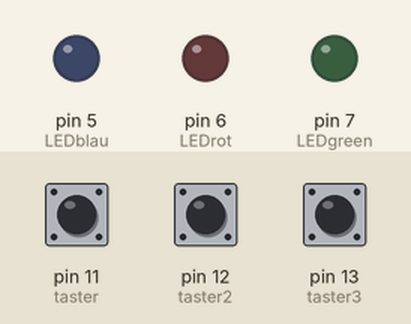
Simulated run of this sketch. Board: Arduino Uno, built with avr-gcc and run on an emulated ATmega328P. Parts: output pins drawn as LEDs (lit = HIGH). Dashed ring = blinking. Inputs (shaded band) come from the test bench; at power-on: pin 11 (taster) LOW, pin 12 (taster2) LOW, pin 13 (taster3) LOW.

Above: at 1.2 s.
1.3 s: pin 11 (taster) pulled HIGH for 1 s
At 1.48 s:
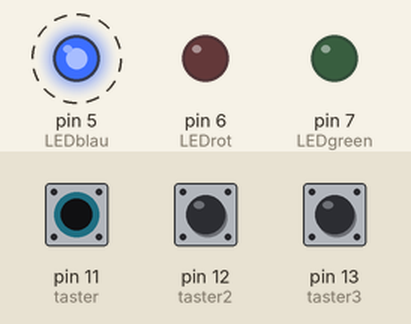
3.8 s: pin 12 (taster2) pulled HIGH for 3.2 s
At 7.3 s:
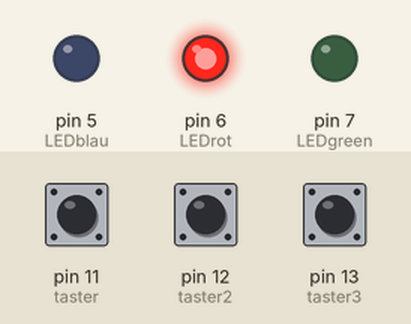
8.5 s: pin 13 (taster3) pulled HIGH for 0.15 s
At 9.6 s:
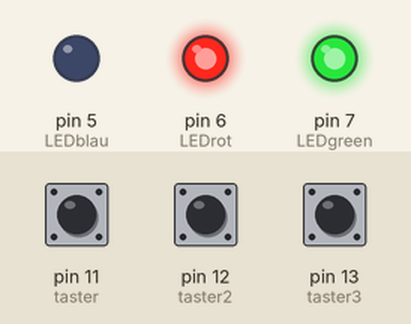
10.1 s: pin 11 (taster) pulled HIGH for 0.15 s
At 10.28 s:
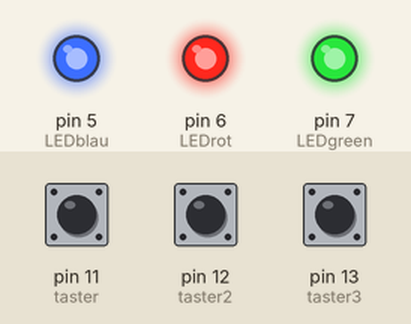
13.1 s: pin 11 (taster) pulled HIGH for 3.2 s
17.8 s: pin 12 (taster2) pulled HIGH for 1 s
At 19.4 s:
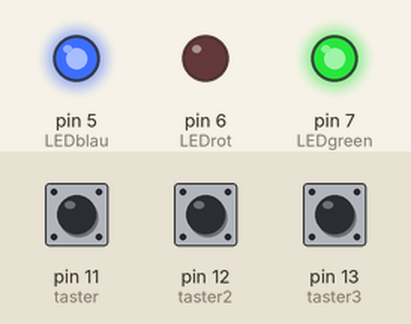
Timing chart, 0 to 20.9 s (numbered marks = the images above; inputs shaded):
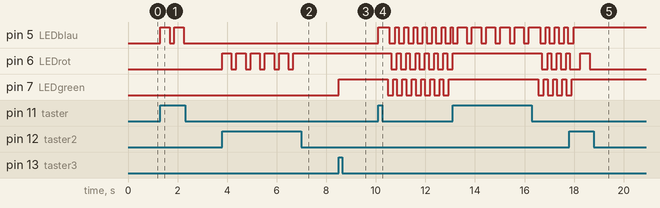

Measured:
- after the input at 1.3 s, pin 5 (LEDblau): alternates HIGH for 0.38 s and LOW for 0.20 s, 4 changes in all, then stays LOW, starting at once
- after the input at 3.8 s, pin 6 (LEDrot): alternates HIGH for 0.38 s and LOW for 0.20 s, 11 changes in all, then stays HIGH, starting at once
- after the input at 8.5 s, pin 7 (LEDgreen): LOW → HIGH at once
- after the input at 10.1 s, pin 5 (LEDblau): LOW → HIGH at once, then repeats every 0.38 s: LOW 0.23 s, HIGH 0.15 s; pin 6 (LEDrot): alternates HIGH for 0.15 s and LOW for 0.23 s, starting after 0.53 s; pin 7 (LEDgreen): alternates HIGH for 0.15 s and LOW for 0.23 s, starting after 0.38 s
- after the input at 17.8 s, pin 5 (LEDblau): goes on until 18.0 s, then stays HIGH; pin 7 (LEDgreen): goes on until 17.9 s, then stays HIGH

The sketch:

rgb_led_1.ino
```cpp
int LEDblau=5;
int LEDrot=6;
int LEDgreen=7;
int taster=11;
int taster2=12;
int taster3=13;
int flag=0;
int flag2=0;
int flag3=0;
int flag4=0;
int i = 0;
int zeit=75;

void setup()
{
pinMode(LEDblau, OUTPUT);
pinMode(taster, INPUT);
pinMode(LEDrot, OUTPUT);
pinMode(taster2, INPUT);
pinMode(LEDgreen, OUTPUT);
pinMode(taster3, INPUT);
}
void loop()
{

if (digitalRead(taster) == HIGH && flag == 0)
  {
    flag = 1;
    digitalWrite(LEDblau, HIGH);
    delay(375);
  }
if (digitalRead(taster) == HIGH && flag == 1)
  {
    digitalWrite(LEDblau, LOW);
    delay(200);
    flag = 0;
   }
if (digitalRead(taster2) == HIGH && flag2 == 0)
  {
    flag2 = 1;
    digitalWrite(LEDrot, HIGH);
    delay(375);
  }
if (digitalRead(taster2) == HIGH && flag2 == 1)
  {
    digitalWrite(LEDrot, LOW);
    delay(200);
    flag2 = 0;
  }
if (digitalRead(taster3) == HIGH && flag3 == 0)
  {
    flag3 = 1;
    digitalWrite(LEDgreen, HIGH);
    delay(375);
  }
if (digitalRead(taster3) == HIGH && flag3 == 1)
  {
    digitalWrite(LEDgreen, LOW);
    delay(200);
    flag3 = 0;
  }
if (flag == 1 && flag2 == 1 && flag3 == 1 && digitalRead(taster3) == LOW)
  {
    digitalWrite(LEDgreen, LOW);
    delay(zeit);
    digitalWrite(LEDblau, LOW);
    delay(zeit);
    digitalWrite(LEDrot, LOW);
    delay(zeit);
    digitalWrite(LEDgreen, HIGH);
    delay(zeit);
    digitalWrite(LEDblau, HIGH);
    delay(zeit);
    digitalWrite(LEDrot, HIGH);
  }


}
```
